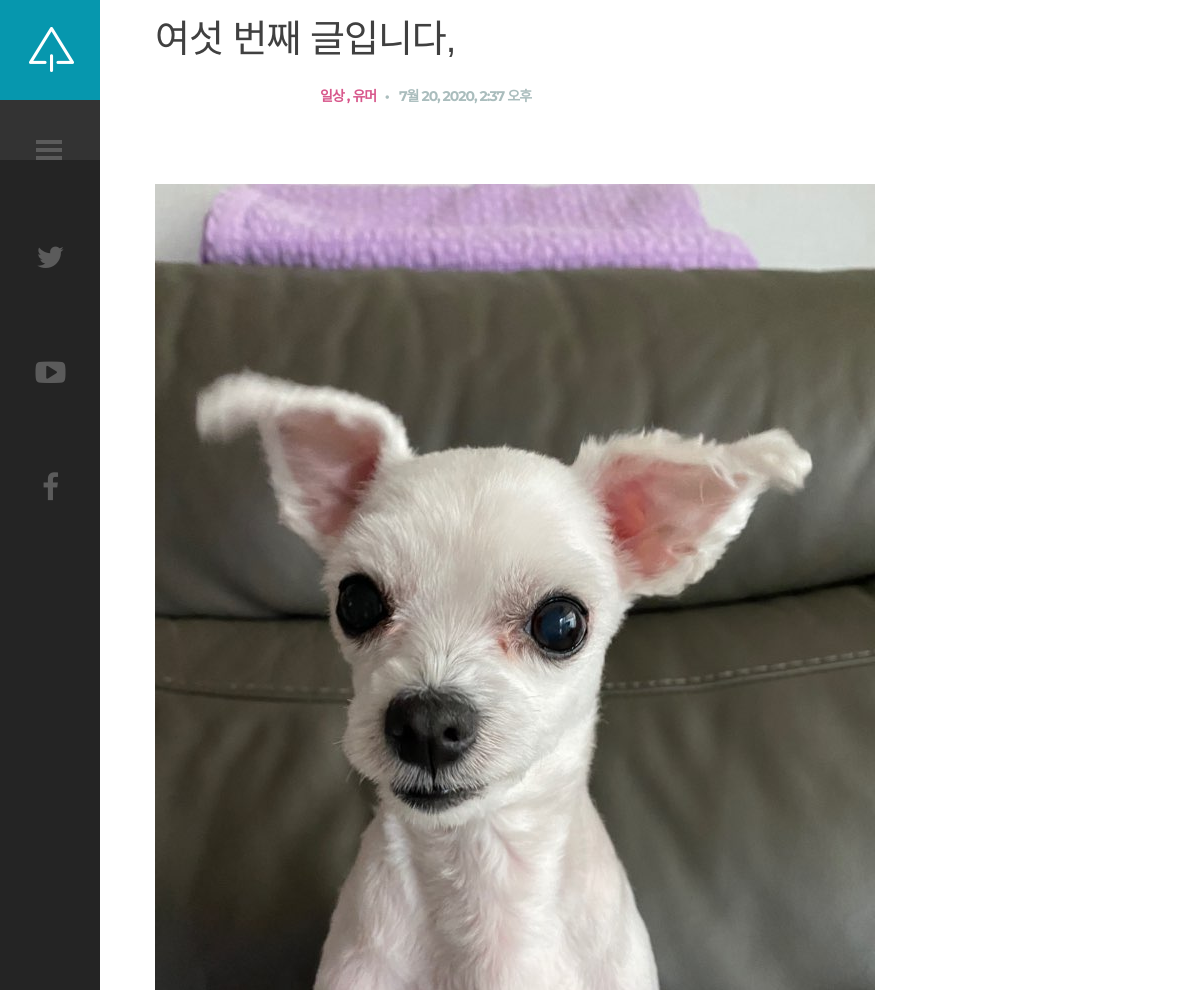
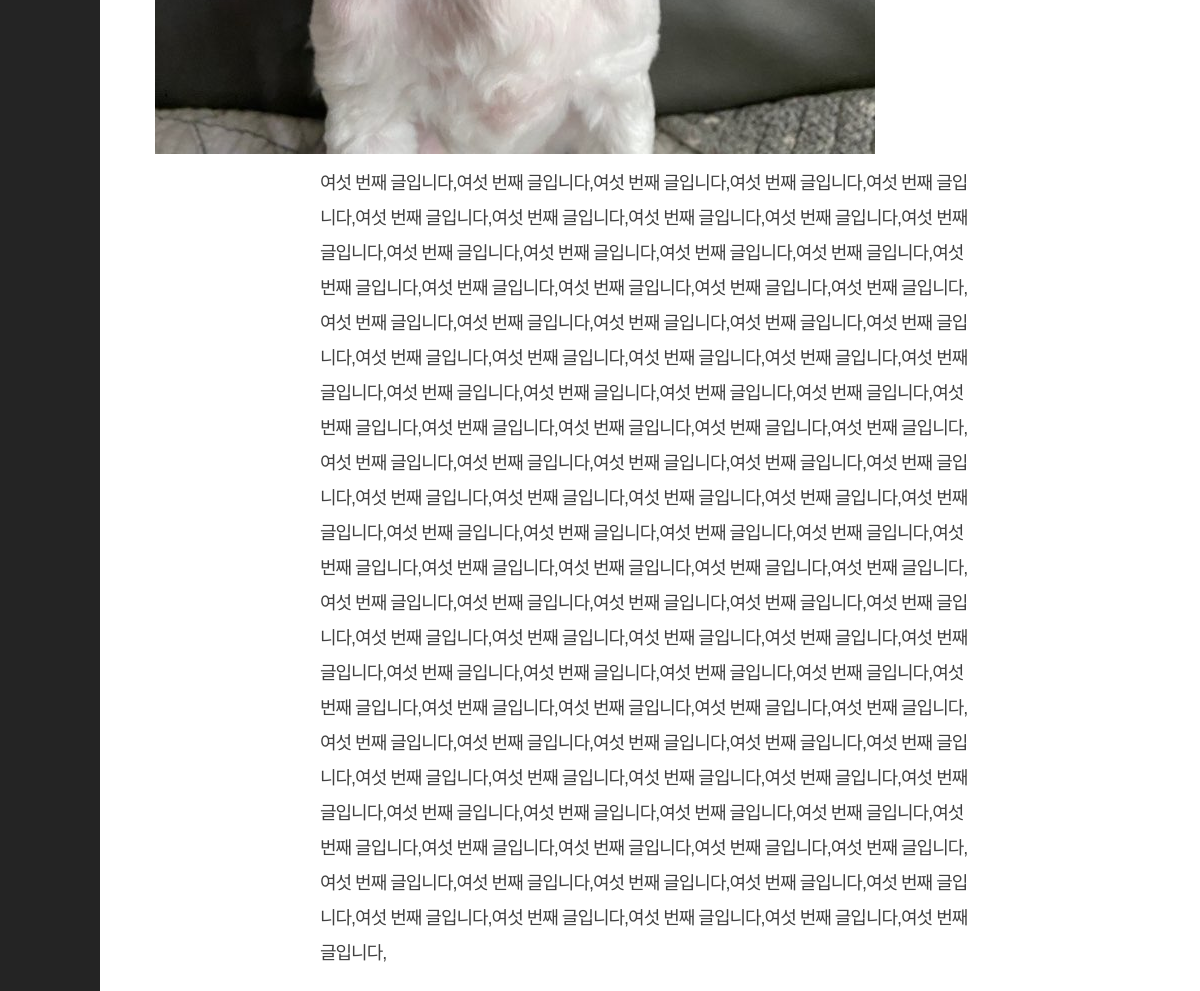
The app's page /blog/post/6 with its own data (2 pictures, top to bottom).
### blog/models.py (models this page shows, shortened)
class Post(models.Model):
    title = models.CharField(max_length=200)
    title_image = models.ImageField(blank=True)
    content = models.TextField()
    createDate = models.DateTimeField(auto_now_add=True)
    updateDate = models.DateTimeField(auto_now_add=True)
    category = models.ManyToManyField(Category, help_text="글의 분류를 설정하세요.")

class Category(models.Model):
    name = models.CharField(max_length=50, help_text="블로그 글의 분류를 입력하세요.(ex:일상)")
    def __str__(self):
        return self.name

### blog/views.py (the view)
# urls.py: path("post/<int:pk>", views.PostDetailView.as_view(), name="post"),
class PostDetailView(generic.DetailView):
    model = Post

### blog/templates/blog/post_detail.html (shortened to what this page needs)
{% extends "base_generic.html" %}
{% block content %}
{% load static %}
        <div id="content" class="site-content center-relative">
            <div class="single-post-wrapper content-1070 center-relative">
                <article class="center-relative">
                    <h1 class="entry-title">
                        {{ post.title }}
                    </h1>
                    <div class="post-info content-660 center-relative">
                        <div class="cat-links">
                            <ul>
                                <li><a href="#">
                                    {% for c in post.category.all %}
                                    {{ c }}
                                    {% if not forloop.last %}
                                        ,
                                    {% endif %}
                                    {% endfor %}
                                </a></li>
                            </ul>
                        </div>
                        <div class="entry-date published">{{ post.createDate }}</div>
                    </div>
                    {% if post.title_image %}
                    <div class="post-full-width">
                        <img src="{{ post.title_image.url }}" alt="">
                    </div>
                    {% endif %}
                    <div class="entry-content">
                        <div class="content-wrap content-660 center-relative">
                           {{ post.content}}
                        </div>
                    </div>
                </article>
            </div>
        </div>
{% endblock %}

### static/css/clear.css (style rules this page uses)
html, body, div, span, object, iframe, h1, h2, h3, h4, h5, h6, p, blockquote, pre, abbr, address, cite, code, del, dfn, em, img, ins, kbd, q, samp, small, strong, sub, sup, var, b, i, ol, ul, li, fieldset, form, label, legend, table, caption, tbody, tfoot, thead, tr, th, td, article, aside, canvas, details, figcaption, figure, footer, header, hgroup, menu, nav, section, summary, time, mark, audio, video { margin:0; padding:0; border:0; outline: none; font-size:100%; vertical-align:baseline; background:transparent; }
body { line-height:1; }
article,aside,details,figcaption,figure, footer,header,hgroup,menu,nav,section { display:block; }
nav ul,ul,ol { list-style:none; }
a { margin:0; padding:0; font-size:100%; outline: none; vertical-align:baseline; background:transparent; }

### static/css/common.css (style rules this page uses)
.center-relative { margin-left: auto; margin-right: auto; }
h1,h2,h3,h4,h5,h6 { padding: 20px 0; }
h1 { font-size: 38px; line-height: 38px; }

### static/css/style.css (style rules this page uses)
html { overflow: hidden; }
body { font-family: 'Libre Baskerville',sans-serif, Arial;; font-size: 18px; line-height: 35px; font-weight: 400; letter-spacing: -1px; color: #404040; background-color: #fff; }
body a { text-decoration: none; color: #404040; transition: color .2s linear, background-color .2s linear, border-color .2s linear; }
.content-660 { max-width: 660px; }
.content-1070 { max-width: 1070px; }
.content-660 img, .content-1070 img, .content-900 img { max-width: 100%; max-height: 100%; width: auto; height: auto; }
.site-content { width: calc(100% - 100px); margin-left: 100px; padding-bottom: 100px; position: relative; -webkit-transition: margin 0.3s ease; -moz-transition: margin 0.3s ease; -ms-transition: margin 0.3s ease; -o-transition: margin 0.3s ease; transition: margin 0.3s ease; }
.cat-links { font-family: 'Montserrat', sans-serif, Arial; display: inline-block; font-size: 16px; text-transform: uppercase; font-weight: 700; }
.cat-links ul li { display: inline-block; margin-right: 5px; }
.cat-links ul li a { color: #D8588C; font-size: 14px; }
.cat-links ul li:after { content: ","; }
.cat-links ul li:last-child:after { display: none; }
.published { font-family: 'Montserrat', sans-serif, Arial; display: inline-block; font-size: 14px; text-transform: uppercase; font-weight: 700; color: #aabdbd; }
.published:before { content: "\2022"; font-size: 14px; display: inline-block; margin-right: 10px; }
.post-info { font-family: 'Montserrat', sans-serif, Arial; padding-bottom: 70px; }
@media screen and (max-width: 1650px) { .content-1070 { width: 1070px; max-width: 90%; } }

### records on screen
Post: title "여섯 번째 글입니다,", createDate "7월 20, 2020, 2:37 오후", title_image (picture), content "여섯 번째 글입니다,여섯 번째 글입니다,여섯 번째 글입니다,여섯 번째 글입니다,여섯 번째 글입니다,여섯 번째 글입니다,여섯 번째 글입니다,여섯 번째 글입니다,여섯 번째 글입니다,여섯 번째 글입니다,여섯 번째 글입니다,여섯 번째 글입니다,여섯 번째 글입니다,여섯 번째 글입니다,여섯 번째 글입니다,여섯 번째 글입니다,여섯 번째 글입니다,여섯 번째 글입니다,여섯 번째 글입니다,여섯 번째 글입니다,여섯 번째 글입니다,여섯 번째 글입니다,여섯 번째 글입니다,여섯 번째 글입니다,여섯 번째 글입니다,여섯 번째 글입니다,여섯 번째 글입니다,여섯 번째 글입니다,여섯 번째 글입니다,여섯 번째 글입니다,여섯 번째 글입니다,여섯 번째 글입니다,여섯 번째 글입니다,여섯 번째 글입니다,여섯 번째 글입니다,여섯 번째 글입니다,여섯 번째 글입니다,여섯 번째 글입니다,여섯 번째 글입니다,여섯 번째 글입니다,여섯 번째 글입니다,여섯 번째 글입니다,여섯 번째 글입니다,여섯 번째 글입니다,여섯 번째 글입니다,여섯 번째 글입니다,여섯 번째 글입니다,여섯 번째 글입니다,여섯 번째 글입니다,여섯 번째 글입니다,여섯 번째 글입니다,여섯 번째 글입니다,여섯 번째 글입니다,여섯 번째 글입니다,여섯 번째 글입니다,여섯 번째 글입니다,여섯 번째 글입니다,여섯 번째 글입니다,여섯 번째 글입니다,여섯 번째 글입니다,여섯 번째 글입니다,여섯 번째 글입니다,여섯 번째 글입니다,여섯 번째…"
Category: name "일상"
Category: name "유머"
